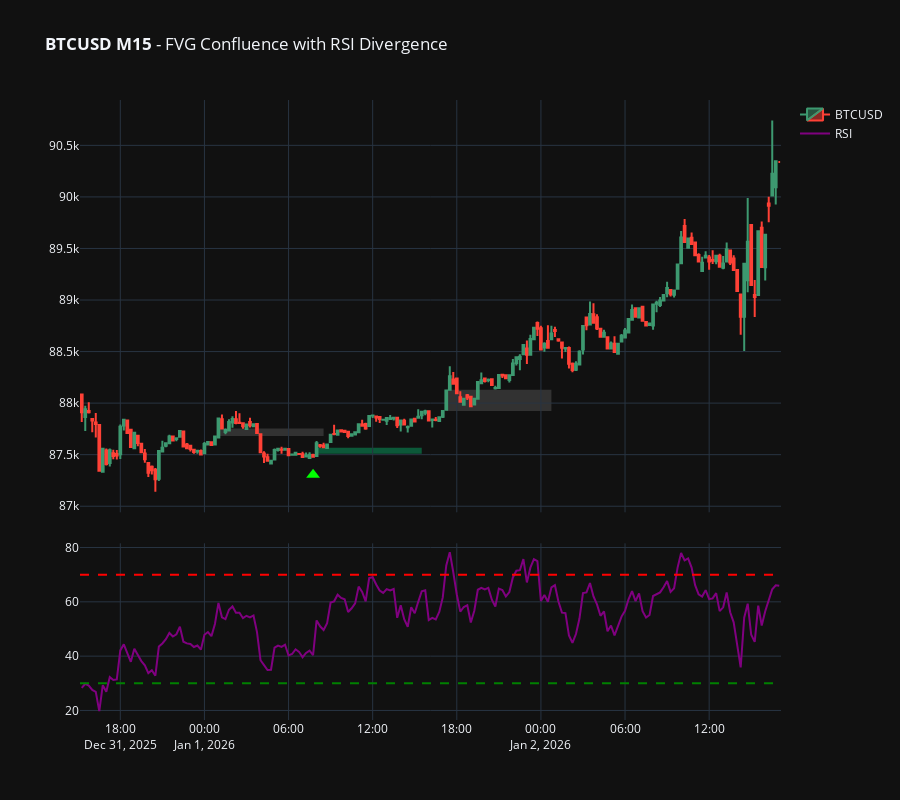

The notebook cell saved with this chart:
### Code cell
import pandas as pd
import numpy as np
import yfinance as yf
import pandas_ta as ta
import plotly.graph_objects as go
from plotly.subplots import make_subplots
from scipy.signal import argrelextrema

# --- CONFIGURATION ---
ASSETS = {
    'EURUSD': 'EURUSD=X', 'USDCHF': 'USDCHF=X', 'GBPUSD': 'GBPUSD=X',
    'USDCAD': 'USDCAD=X', 'BTCUSD': 'BTC-USD', 'ETHUSD': 'ETH-USD',
    'XAUUSD': 'XAUUSD=X', 'XAGUSD': 'XAGUSD=X', 'SP500m': '^GSPC', 'UK100': '^FTSE'
}

TIMEFRAME_SETTINGS = {
    '1WK': ('1wk', '10y'), 'D1': ('1d', '5y'), '4H': ('4h', '2y'),
    '1H': ('1h', '2y'), 'M30': ('30m', '60d'), 'M15': ('15m', '60d')
}

# Strategy Tuning
LOOKBACK_PERIOD = 14
BODY_MULTIPLIER = 3.5
BOX_WIDTH = 30
RSI_ORDER = 2   # Sensitivity for RSI peaks/troughs


def flatten_yf_columns(df):
    if isinstance(df.columns, pd.MultiIndex):
        df.columns = df.columns.droplevel(1)
    return df


def get_fvg_and_rsi_data(df):
    """Detects FVGs and RSI Divergences."""
    df = df.copy()
    time_col = 'Datetime' if 'Datetime' in df.columns else 'Date'

    # 1. Calculate RSI
    df['RSI'] = ta.rsi(df['Close'], length=14)

    # 2. Detect Local Extrema for Divergence
    df['Price_Max'] = df.iloc[argrelextrema(
        df['Close'].values, np.greater, order=RSI_ORDER)[0]]['Close']
    df['Price_Min'] = df.iloc[argrelextrema(
        df['Close'].values, np.less, order=RSI_ORDER)[0]]['Close']
    df['RSI_Max'] = df.iloc[argrelextrema(
        df['RSI'].values, np.greater, order=RSI_ORDER)[0]]['RSI']
    df['RSI_Min'] = df.iloc[argrelextrema(
        df['RSI'].values, np.less, order=RSI_ORDER)[0]]['RSI']

    # 3. Core FVG Logic
    fvg_list = [None] * len(df)
    for i in range(2, len(df)):
        h1, l1 = df['High'].iloc[i-2], df['Low'].iloc[i-2]
        o2, c2 = df['Open'].iloc[i-1], df['Close'].iloc[i-1]
        h3, l3 = df['High'].iloc[i], df['Low'].iloc[i]

        mid_body = abs(c2 - o2)
        avg_body = abs(df['Close'] - df['Open']
                       ).iloc[max(0, i-1-LOOKBACK_PERIOD):i-1].mean()
        min_gap = mid_body * 0.10

        fvg_type, bottom, top = None, 0, 0
        if l3 > h1 and mid_body > (avg_body * BODY_MULTIPLIER) and (l3 - h1 > min_gap):
            fvg_type, bottom, top = 'bullish', h1, l3
        elif h3 < l1 and mid_body > (avg_body * BODY_MULTIPLIER) and (l1 - h3 > min_gap):
            fvg_type, bottom, top = 'bearish', l1, h3

        if fvg_type:
            # Check for historical mitigation (Close-based)
            is_mitigated = False
            check_range = min(i + BOX_WIDTH, len(df))
            for j in range(i + 1, check_range):
                if fvg_type == 'bullish' and df['Close'].iloc[j] <= top:
                    is_mitigated = True
                    break
                elif fvg_type == 'bearish' and df['Close'].iloc[j] >= bottom:
                    is_mitigated = True
                    break

            fvg_list[i] = {
                'type': fvg_type, 'bottom': bottom, 'top': top,
                'start_idx': i-1, 'start_time': df[time_col].iloc[i-1],
                'mitigated': is_mitigated
            }

    df['FVG_DATA'] = fvg_list
    return df


def plot_confluence_strategy(pair, timeframe, candle_limit=150):
    interval, period = TIMEFRAME_SETTINGS[timeframe]
    df_raw = yf.download(ASSETS[pair], period=period,
                         interval=interval, auto_adjust=False, progress=False)
    if df_raw.empty:
        return

    df = flatten_yf_columns(df_raw).reset_index()
    time_col = 'Datetime' if 'Datetime' in df.columns else 'Date'
    df = get_fvg_and_rsi_data(df)

    # Slice for plotting
    df_plot = df.tail(candle_limit).copy()
    latest_close = df['Close'].iloc[-1]

    fig = make_subplots(rows=2, cols=1, shared_xaxes=True,
                        vertical_spacing=0.05, row_heights=[0.7, 0.3])

    # Add Candlesticks
    fig.add_trace(go.Candlestick(
        x=df_plot[time_col], open=df_plot["Open"], high=df_plot["High"],
        low=df_plot["Low"], close=df_plot["Close"], name=pair
    ), row=1, col=1)

    # Process FVGs and Look for RSI Signals inside them
    active_fvgs = df[df['FVG_DATA'].notnull()]

    for _, fvg_row in active_fvgs.iterrows():
        fvg = fvg_row['FVG_DATA']
        start_idx = fvg['start_idx']
        end_idx = min(start_idx + BOX_WIDTH, len(df) - 1)

        # Determine Color
        live_hit = (fvg['type'] == 'bullish' and latest_close <= fvg['top']) or \
                   (fvg['type'] == 'bearish' and latest_close >= fvg['bottom'])

        if fvg['mitigated'] or live_hit:
            color = "rgba(180, 180, 180, 0.2)"  # Grey for mitigated
        else:
            color = "rgba(0, 255, 150, 0.3)" if fvg['type'] == 'bullish' else "rgba(255, 50, 50, 0.3)"

        # Only draw if the FVG is within our plot range
        if df[time_col].iloc[start_idx] >= df_plot[time_col].iloc[0]:
            fig.add_shape(type="rect", x0=fvg['start_time'], x1=df[time_col].iloc[end_idx],
                          y0=fvg['bottom'], y1=fvg['top'], fillcolor=color, layer="below", line=dict(width=0), row=1, col=1)

            # --- SEARCH FOR RSI DIVERGENCE INSIDE THIS FVG BOX ---
            # Search within the BOX_WIDTH range
            search_df = df.iloc[start_idx: end_idx + 1]

            for k in range(1, len(search_df)):
                idx = search_df.index[k]
                prev_idx = search_df.index[k-1]

                # Check Bullish Div (Inside Bullish FVG)
                if fvg['type'] == 'bullish' and not pd.isna(df.at[idx, 'Price_Min']):
                    # Look back for the previous low to compare
                    prev_lows = df.iloc[:idx][df.iloc[:idx]
                                              ['Price_Min'].notnull()].tail(2)
                    if len(prev_lows) >= 2:
                        curr_p, prev_p = df['Close'].iloc[idx], prev_lows['Close'].iloc[-2]
                        curr_r, prev_r = df['RSI'].iloc[idx], prev_lows['RSI'].iloc[-2]

                        if curr_p < prev_p and curr_r > prev_r:  # Bullish Div
                            # Signal must be physically inside the FVG price range
                            if df['Low'].iloc[idx] <= fvg['top']:
                                fig.add_trace(go.Scatter(x=[df[time_col].iloc[idx]], y=[df['Low'].iloc[idx] * 0.998],
                                              mode='markers', marker=dict(symbol='triangle-up', size=12, color='lime'),
                                              name='FVG+BullDiv', showlegend=False), row=1, col=1)

                # Check Bearish Div (Inside Bearish FVG)
                if fvg['type'] == 'bearish' and not pd.isna(df.at[idx, 'Price_Max']):
                    prev_highs = df.iloc[:idx][df.iloc[:idx]
                                               ['Price_Max'].notnull()].tail(2)
                    if len(prev_highs) >= 2:
                        curr_p, prev_p = df['Close'].iloc[idx], prev_highs['Close'].iloc[-2]
                        curr_r, prev_r = df['RSI'].iloc[idx], prev_highs['RSI'].iloc[-2]

                        if curr_p > prev_p and curr_r < prev_r:  # Bearish Div
                            if df['High'].iloc[idx] >= fvg['bottom']:
                                fig.add_trace(go.Scatter(x=[df[time_col].iloc[idx]], y=[df['High'].iloc[idx] * 1.002],
                                              mode='markers', marker=dict(symbol='triangle-down', size=12, color='yellow'),
                                              name='FVG+BearDiv', showlegend=False), row=1, col=1)

    # Subplot 2: RSI
    fig.add_trace(go.Scatter(x=df_plot[time_col], y=df_plot['RSI'], name='RSI', line=dict(
        color='purple')), row=2, col=1)
    fig.add_hline(y=70, line_dash="dash", line_color="red", row=2, col=1)
    fig.add_hline(y=30, line_dash="dash", line_color="green", row=2, col=1)

    fig.update_layout(title=f"<b>{pair} {timeframe}</b> - FVG Confluence with RSI Divergence",
                      template="plotly_dark", xaxis_rangeslider_visible=False, height=800)
    fig.show()


if __name__ == "__main__":
    # Example: BTC on 1 Hour timeframe
    plot_confluence_strategy('BTCUSD', 'M15', candle_limit=200)

### Figure 1 — Plotly figure (JSON) as saved in the notebook; plotly's stock layout.template omitted (floating-point values rounded to 4 significant figures; data arrays with more than 128 entries replaced by an {"elided": "..."} marker saying what was removed)
{"data": [{"close": {"elided": "200 float values"}, "high": {"elided": "200 float values"}, "low": {"elided": "200 float values"}, "name": "BTCUSD", "open": {"elided": "200 float values"}, "type": "candlestick", "x": {"elided": "200 str values"}, "xaxis": "x", "yaxis": "y"}, {"marker": {"color": "lime", "size": 12, "symbol": "triangle-up"}, "mode": "markers", "name": "FVG+BullDiv", "showlegend": false, "type": "scatter", "x": ["2026-01-01T07:45:00+00:00"], "xaxis": "x", "y": [87300.0], "yaxis": "y"}, {"line": {"color": "purple"}, "name": "RSI", "type": "scatter", "x": {"elided": "200 str values"}, "xaxis": "x2", "y": {"elided": "200 float values"}, "yaxis": "y2"}], "layout": {"height": 800, "shapes": [{"fillcolor": "rgba(180, 180, 180, 0.2)", "layer": "below", "line": {"width": 0}, "type": "rect", "x0": "2026-01-01T01:00:00+00:00", "x1": "2026-01-01T08:30:00+00:00", "xref": "x", "y0": 87680.0, "y1": 87750.0, "yref": "y"}, {"fillcolor": "rgba(0, 255, 150, 0.3)", "layer": "below", "line": {"width": 0}, "type": "rect", "x0": "2026-01-01T08:00:00+00:00", "x1": "2026-01-01T15:30:00+00:00", "xref": "x", "y0": 87510.0, "y1": 87570.0, "yref": "y"}, {"fillcolor": "rgba(180, 180, 180, 0.2)", "layer": "below", "line": {"width": 0}, "type": "rect", "x0": "2026-01-01T17:15:00+00:00", "x1": "2026-01-02T00:45:00+00:00", "xref": "x", "y0": 87920.0, "y1": 88130.0, "yref": "y"}, {"line": {"color": "red", "dash": "dash"}, "type": "line", "x0": 0, "x1": 1, "xref": "x2 domain", "y0": 70, "y1": 70, "yref": "y2"}, {"line": {"color": "green", "dash": "dash"}, "type": "line", "x0": 0, "x1": 1, "xref": "x2 domain", "y0": 30, "y1": 30, "yref": "y2"}], "title": {"text": "<b>BTCUSD M15</b> - FVG Confluence with RSI Divergence"}, "xaxis": {"anchor": "y", "domain": [0, 1], "matches": "x2", "rangeslider": {"visible": false}, "showticklabels": false}, "xaxis2": {"anchor": "y2", "domain": [0, 1]}, "yaxis": {"anchor": "x", "domain": [0.335, 1.0]}, "yaxis2": {"anchor": "x2", "domain": [0, 0.285]}}}
